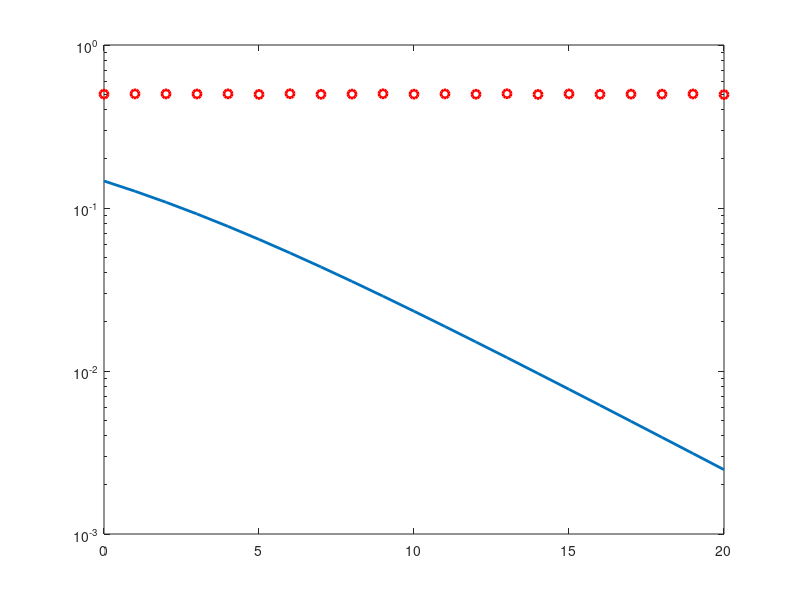

The MATLAB script that drew this image: (Note: this script raises an error after producing the figure.)
clc;
close all;
clear all;
% Number of information bits
m= 10^5;
%Range of SNR values
snr_dB = [0:1:20];
for j=1:1:length(snr_dB)
n_err = 0;
n_bits = 0;
while n_err < 100
% Generate sequence of binary bits
inf_bits=round(rand(1,m));
% BPSK modulator
x=-2*(inf_bits-0.5);
% Noise variance
N0=1/10^(snr_dB(j)/10);
% Rayleigh channel fading
h=1/sqrt(2)*[randn(1,length(x)) + i*randn(1,length(x))];
% Send over Gaussian Link to the receiver
y=h.*x + sqrt(N0/2)*(randn(1,length(x))+i*randn(1,length(x)));
% decision metric
y=y./h;
% Decision making at the Receiver
est_bits=y < 0;
% Calculate Bit Errors
diff=inf_bits-est_bits;
n_err=n_err+sum(abs(diff));
n_bits=n_bits+length(inf_bits);
end
% Calculate Bit Error Rate
BER(j)=n_err/n_bits;
end
% Rayleigh Theoretical BER
snr = 10.^(snr_dB/10);
theoryBer=0.5.*(1-sqrt(snr./(snr+1)));
% AWGN Theoretical BER
theoryBerAWGN=0.5*erfc(sqrt(10.^(snr_dB/10)));
semilogy(snr_dB,theoryBer,'-','LineWidth',2);
hold on;
semilogy(snr_dB,BER,'or','LineWidth',2);
hold on;
semilogy(snr_dB,theoryBerAWGN,'blad-','LineWidth',2);
legend('Rayleigh Theoretical','Rayleigh Simulated', 'AWGN Theoretical');
axis([0 20 10^-5 0.5]);
xlabel('SNR (dB)');
ylabel('BER');
grid on;